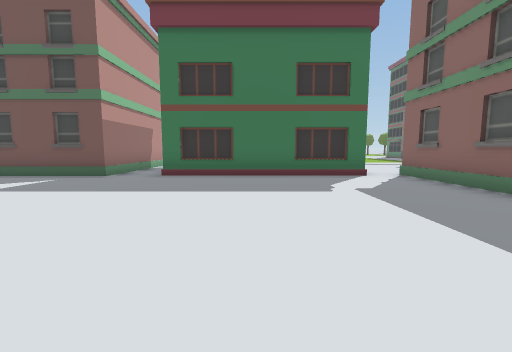
View 1 (above)

12 first-person views from a walk through a 3-D level made in the Unity game engine. The camera is 1.3 m above the floor, tilts 6° down and sees 90° across. The floor is counted in squares, 2 m on a side. Each view is taken from the middle of a square. On the plan, view 1 faces up. The plan holds only what a view shows up to about 9 squares ahead; the rest is blank. The place goes on beyond the plan. Some surface patterns are stand-ins.

View 2
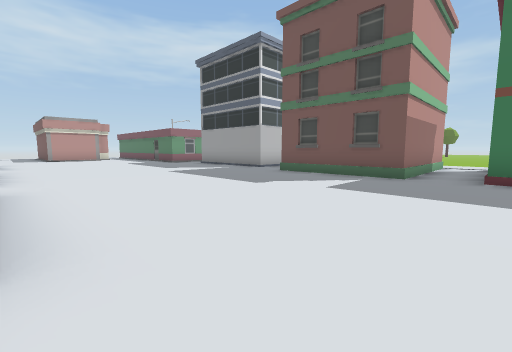

View 3
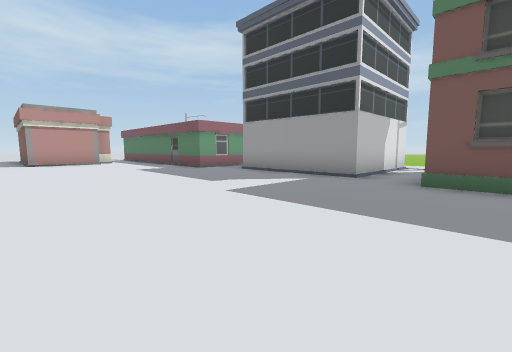

View 4
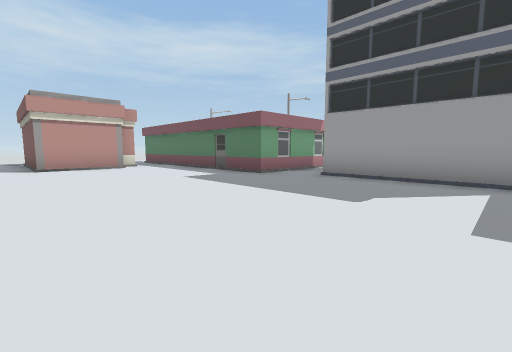

View 5
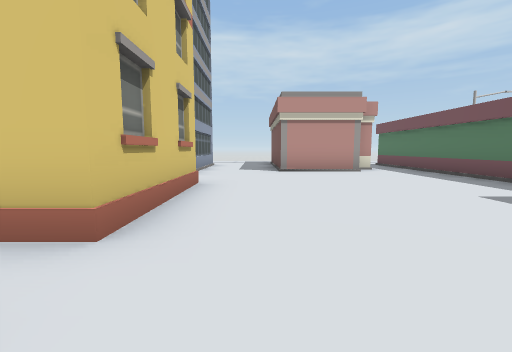

View 6
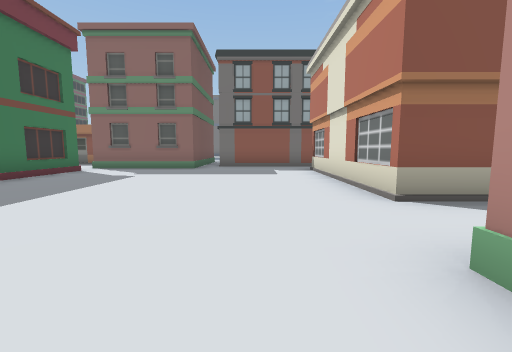

View 7
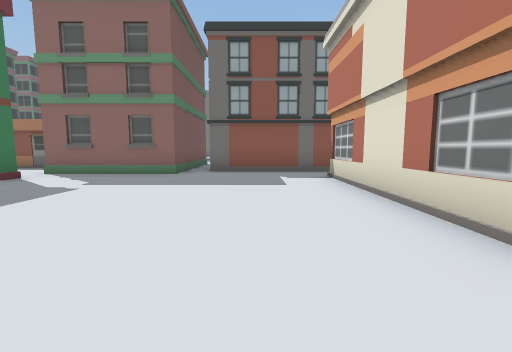

View 8
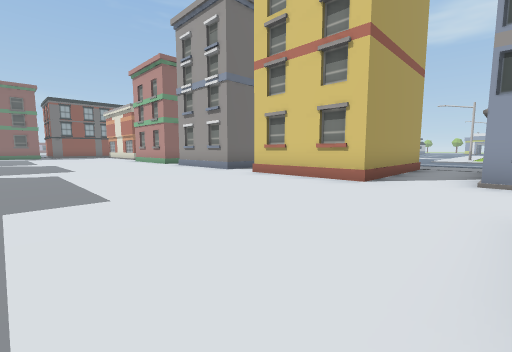

View 9
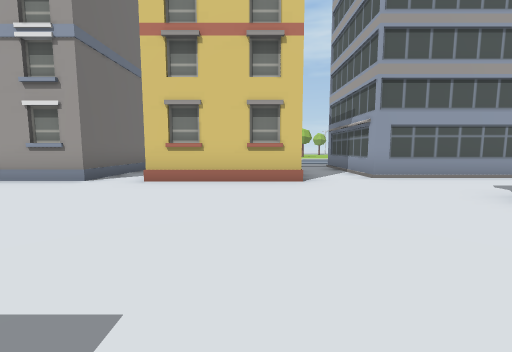

View 10
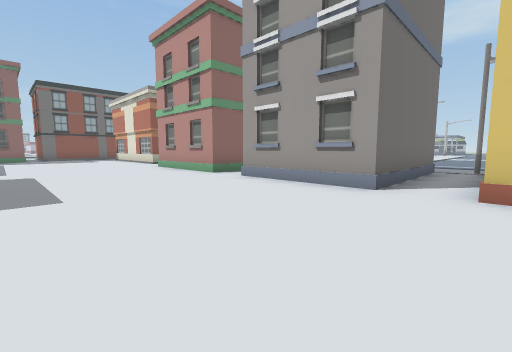

View 11
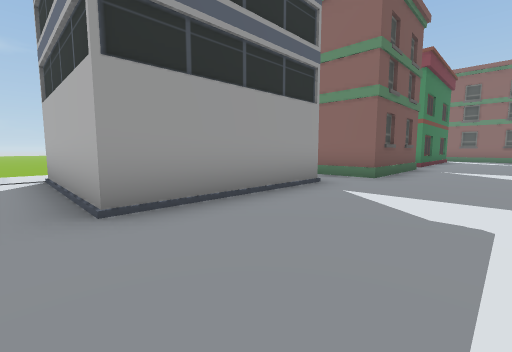

View 12
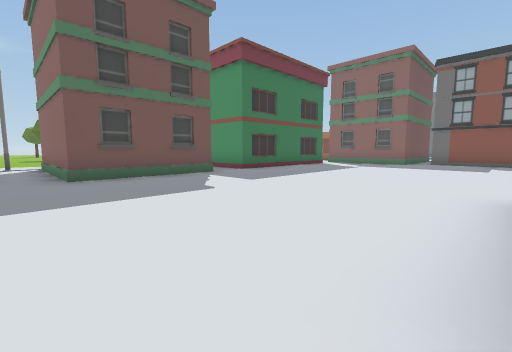

### Floor plan
Key: @ floor where view 1 was taken; # wall or solid block; . floor; / step, stairs or slope; O other object.
Columns run from 20 left of view 1 to 5 right of it. Each row starts with its distance up from view 1.
  7       O.###O.#  #.#####..
  6 #######......#O##..O....#
  5 ........................#
  4  O......................O
  3  #......................##
  2 ##.......................#
  1 .........................#
  0 .....###......O#....@....#
 -1 ##O.## #.#  .#   ..O####.#
 -2  ##.#   .#
 -3   #.#   .#
 -4   #.#O  OO
 -5    ..
 -6    //

Where each view was taken, in squares from view 1:
view 1: 0 up, 0 right, facing up
view 2: 0 up, 2 left, facing up-left
view 3: 1 up, 6 left, facing up-left
view 4: 1 up, 9 left, facing up-left
view 5: 1 up, 11 left, facing left
view 6: 1 up, 5 left, facing right
view 7: 1 up, 3 left, facing right
view 8: 5 up, 18 left, facing down-right
view 9: 5 up, 15 left, facing down
view 10: 4 up, 13 left, facing down-right
view 11: 4 up, 13 left, facing up-right
view 12: 0 up, 8 left, facing up-right
